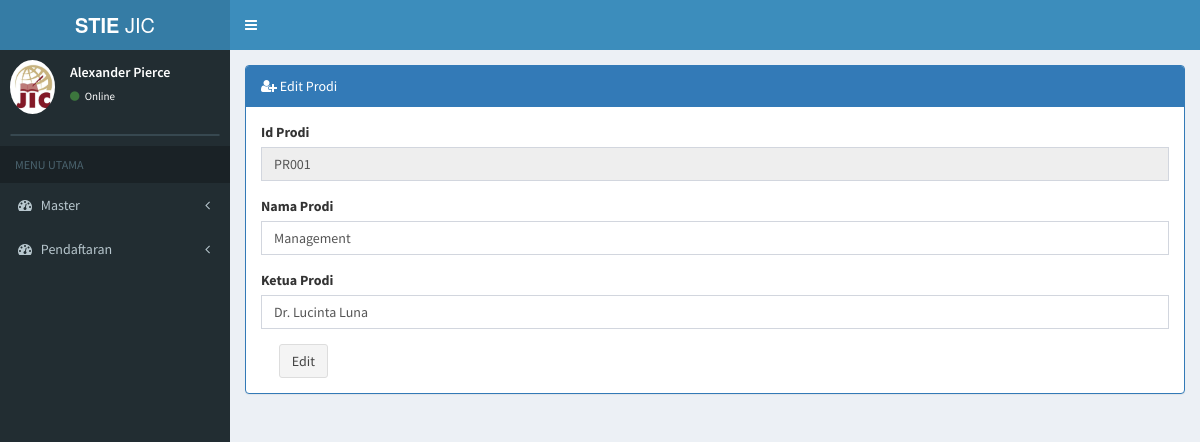
/index.php/master_prodi/edit_prodi/PR001, run on the app's committed database.
### tables this page shows
CREATE TABLE `tb_prodi` (
  `id_prodi` varchar(6) NOT NULL,
  `nama_prodi` varchar(20) NOT NULL,
  `ketua_prodi` varchar(50) NOT NULL
);

### application/controllers/master_prodi.php (called while the page is built, shortened)
<?php
class Master_prodi extends CI_Controller {
	public function __construct()
	{
		$this->load->model('prodi_model');
	}
	public function edit_prodi(){
				$data['main_view'] = 'Prodi/edit_prodi_view';
				$id_prodi = $this->uri->segment(3);
				$data['edit'] = $this->prodi_model->get_prodi_by_id($id_prodi);
				$this->load->view('template', $data);
	}
}

### index.php (called while the page is built, shortened)
<?php
require_once BASEPATH.'core/CodeIgniter.php';

### application/models/prodi_model.php (called while the page is built, shortened)
<?php
class Prodi_model extends CI_Model {
    public function get_prodi_by_id($id_prodi){
      return $this->db->where('id_prodi', $id_prodi)
              ->get('tb_prodi')
              ->row();
  }
}

### application/views/Prodi/edit_prodi_view.php (the view, shortened to what this page needs)
<form  method="post" action="<?php echo base_url(); ?>index.php/master_prodi/save_edit_prodi/<?php echo $edit->id_prodi; ?>" enctype="multipart/form-data">
<div class="row">
    <div class="col-md-12">
        <div>
          <div class="panel panel-primary">
            <div class="panel-heading">
            <i class="fa fa-user-plus"></i> Edit Prodi</div>
            <div class="panel-body">
              <div class="row">
                <div class="col-lg-12">
                      <div class="form-group">
                        <label for="email">Id Prodi</label>
                        <input type="text" name="id_prodi" class="form-control" id="id_prodi" placeholder="Masukkan Id prodi" value="<?php echo $edit->id_prodi; ?>" readonly>
                      </div>
                      <div class="form-group">
                        <label for="email">Nama Prodi</label>
                        <input type="text" name="nama_prodi" class="form-control" id="nama_prodi" placeholder="Masukkan Nama prodi" value="<?php echo $edit->nama_prodi; ?>">
                      </div>
                      <div class="form-group">
                        <label for="email">Ketua Prodi</label>
                        <input type="text" name="ketua_prodi" class="form-control" id="ketua_prodi" placeholder="Masukkan Ketua Prodi" value="<?php echo $edit->ketua_prodi; ?>">
                      </div>
                      <div class="form-group mb-n">
                  <div class="col-sm-8">
                    <input type="submit" name="submit" class="btn btn-default" background_color="orange" id="largeinput" placeholder="Large Input" value="Edit">
                  </div>
                </div>
              </div></div>
            </div>
          </div>
        </div>
          </div>
        </div>
        </form>

### data on the page
tb_prodi: id_prodi "PR001", nama_prodi "Management", ketua_prodi "Dr. Lucinta Luna"
